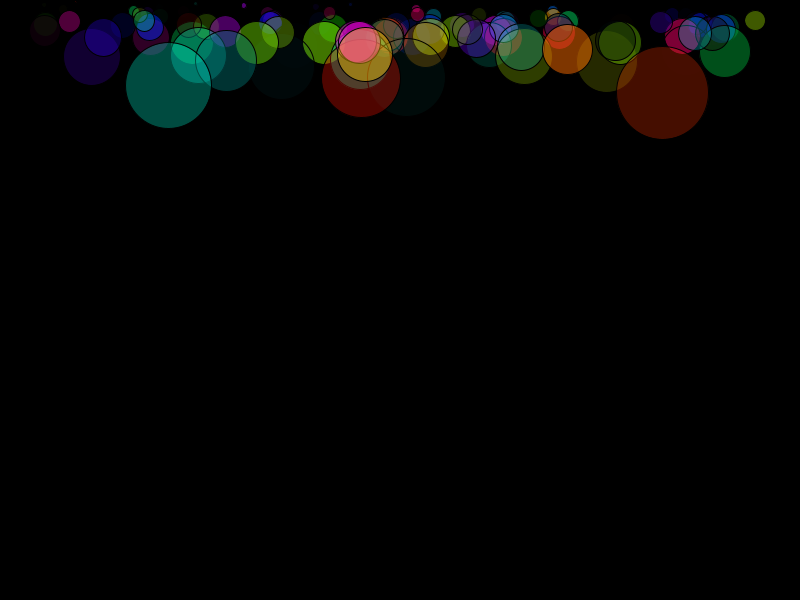
Frame 1 (no input)
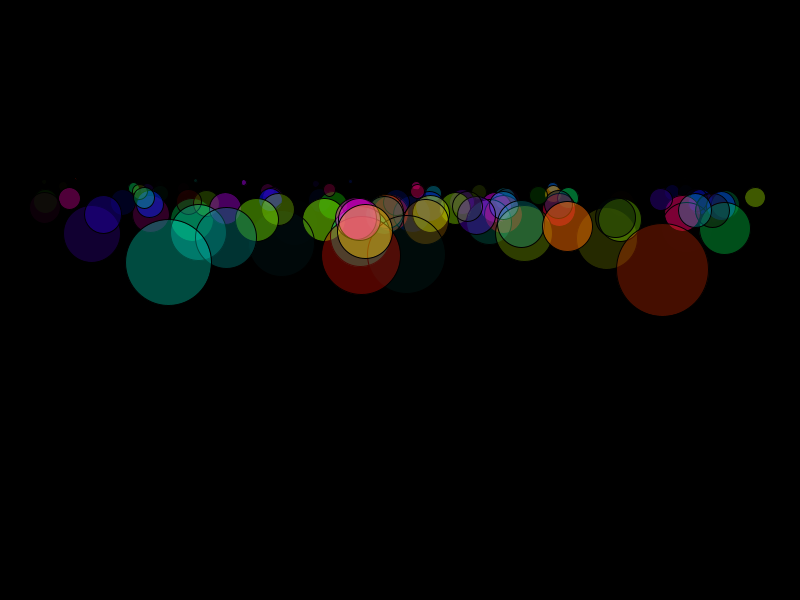
Frame 60 (the mouse pressed at the canvas centre just before this capture)
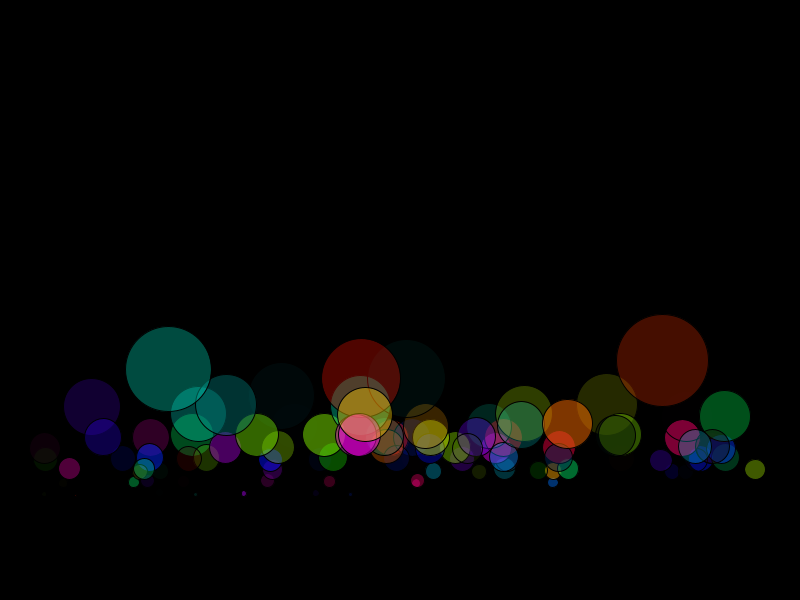
Frame 120 (the mouse held since frame 60 and released just before this capture)

The Processing sketch that drew these frames (run headless with seeded random() and noise(); from frame 60 on, the mouse is pressed at the canvas centre):

// Processing sketch: sketch_2014_12_3b
// ── sketch_2014_12_3b.pde
GravityBall[] g = new GravityBall[100];

void setup() {
  size(800, 600);
  for (int i = 0; i < g.length; i++) {
    g[i] = new GravityBall(random(i,width-i),map(i, 0, g.length, i, random(i)));
    //g[i] = new GravityBall(map(i, 0, g.length, 0, width), random(i,i*3));
  }
  colorMode(HSB, 360, 100, 100, 100);
}

void draw() {
  background(0);
  for (int i = 0; i < g.length; i++) {
    g[i].display();
    g[i].move();
    g[i].bounce();
  }
}

class GravityBall {
  PVector loc, vel, acc;
  float sz;
  float hue, sat, bright, alpha;
  GravityBall() {
    sz = random(10, 100);
    loc = new PVector(random(sz, width-sz), random(height/2));
    vel = new PVector(0, 0);
    acc = new PVector(0, .1);
    hue = random(360);
    sat = random(360);
    bright = random(360);
    alpha = random(360);
  }
  GravityBall(float temploc, float tempsz) {
    sz = tempsz;
    loc = new PVector(temploc, sz);
    vel = new PVector(0,0);
    acc = new PVector(0,.1);
    hue = random(360);
    sat = 360;
    bright = random(360);
    alpha = random(50);
  }
  void display() {
    fill(hue, sat, bright, alpha);
    ellipse(loc.x, loc.y, sz, sz);
  }
  void move() {
    vel.add(acc);
    loc.add(vel);
  }
  void bounce() {
    if (loc.y > height - sz/2) {
      loc.y = height - sz/2;
      vel.y = -abs(vel.y);
    }
  }
}
